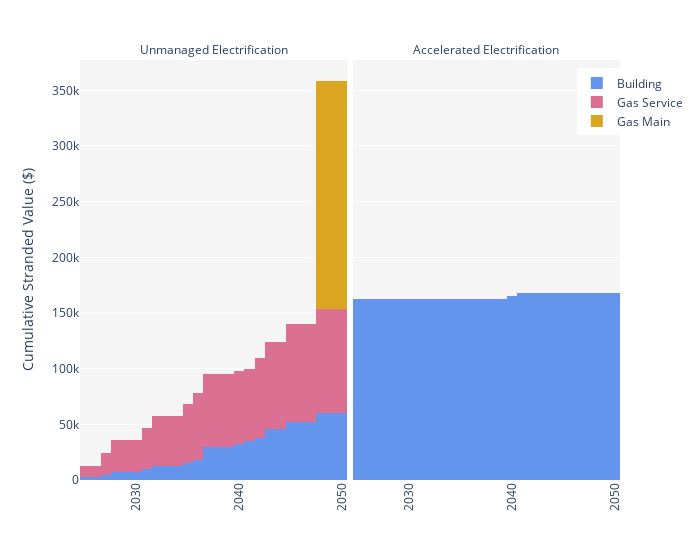

The code cell stored with this chart in its notebook:
### Code cell
fig = px.bar(stranded_val, x="year", y="cum_val", color="asset_type",
             facet_col="scenario", facet_col_spacing=0.01, 
             barmode="stack",
             width = 700,
             category_orders={"scenario": sv_scenarios,
                            'asset_type':['building_aggregate','gas_service','gas_main', ],},
              color_discrete_map={'building_aggregate' : 'cornflowerblue',
                                'gas_main' : 'goldenrod', 
                                'gas_service' : 'palevioletred'},
              labels={'year':'', # remove 'year' from xaxis on each subplot
                    } 
            )

# update names for plotting
fig.for_each_annotation(lambda a: a.update(text = a.text.split("=")[-1]))
trace_dic = {'building_aggregate' : 'Building',
      'gas_main' : 'Gas Main', 
      'gas_service' : 'Gas Service'}
fig.for_each_trace(lambda t: t.update(name = trace_dic[t.name]))

# general formatting
fig.update_layout(bargap=0,
                  legend=dict(title_text='', x=0.92, y=0.98), # set legend location, properties
                  yaxis_title='Cumulative Stranded Value ($)',
                  plot_bgcolor='#f5f5f5',
                  )
fig.update_traces(marker_line_width=0)
fig.update_xaxes(tickangle= -90)
# fig.update_yaxes(showgrid=False)

fig.show()
fig.write_html(figure_outputs+'stranded_value.html')

### Figure 1 — Plotly figure (JSON) as saved in the notebook; plotly's stock layout.template omitted (floating-point values rounded to 4 significant figures)
{"data": [{"alignmentgroup": "True", "hovertemplate": "asset_type=building_aggregate<br>scenario=Unmanaged Electrification<br>=%{x}<br>cum_val=%{y}<extra></extra>", "legendgroup": "building_aggregate", "marker": {"color": "cornflowerblue", "line": {"width": 0}, "pattern": {"shape": ""}}, "name": "Building", "offsetgroup": "building_aggregate", "orientation": "v", "showlegend": true, "textposition": "auto", "type": "bar", "x": [2025, 2026, 2027, 2028, 2029, 2030, 2031, 2032, 2033, 2034, 2035, 2036, 2037, 2038, 2039, 2040, 2041, 2042, 2043, 2044, 2045, 2046, 2047, 2048, 2049, 2050], "xaxis": "x", "y": [2400.0, 2400.0, 4682.0, 6988.0, 6988.0, 6988.0, 9707.0, 12230.0, 12230.0, 12230.0, 14880.0, 17990.0, 29890.0, 29890.0, 29890.0, 32530.0, 34660.0, 37940.0, 46060.0, 46060.0, 52240.0, 52240.0, 52240.0, 60010.0, 60010.0, 60010.0], "yaxis": "y"}, {"alignmentgroup": "True", "hovertemplate": "asset_type=building_aggregate<br>scenario=Accelerated Electrification<br>=%{x}<br>cum_val=%{y}<extra></extra>", "legendgroup": "building_aggregate", "marker": {"color": "cornflowerblue", "line": {"width": 0}, "pattern": {"shape": ""}}, "name": "Building", "offsetgroup": "building_aggregate", "orientation": "v", "showlegend": false, "textposition": "auto", "type": "bar", "x": [2025, 2026, 2027, 2028, 2029, 2030, 2031, 2032, 2033, 2034, 2035, 2036, 2037, 2038, 2039, 2040, 2041, 2042, 2043, 2044, 2045, 2046, 2047, 2048, 2049, 2050], "xaxis": "x2", "y": [162900.0, 162900.0, 162900.0, 162900.0, 162900.0, 162900.0, 162900.0, 162900.0, 162900.0, 162900.0, 162900.0, 162900.0, 162900.0, 162900.0, 162900.0, 165500.0, 167600.0, 167600.0, 167600.0, 167600.0, 167600.0, 167600.0, 167600.0, 167600.0, 167600.0, 167600.0], "yaxis": "y2"}, {"alignmentgroup": "True", "hovertemplate": "asset_type=gas_service<br>scenario=Unmanaged Electrification<br>=%{x}<br>cum_val=%{y}<extra></extra>", "legendgroup": "gas_service", "marker": {"color": "palevioletred", "line": {"width": 0}, "pattern": {"shape": ""}}, "name": "Gas Service", "offsetgroup": "gas_service", "orientation": "v", "showlegend": true, "textposition": "auto", "type": "bar", "x": [2025, 2026, 2027, 2028, 2029, 2030, 2031, 2032, 2033, 2034, 2035, 2036, 2037, 2038, 2039, 2040, 2041, 2042, 2043, 2044, 2045, 2046, 2047, 2048, 2049, 2050], "xaxis": "x", "y": [10000, 10000, 19500, 28750, 28750, 28750, 37250, 45500, 45500, 45500, 53000, 60250, 65500, 65500, 65500, 65500, 65500, 71250, 78125, 78125, 88125, 88125, 88125, 93440.0, 93440.0, 93440.0], "yaxis": "y"}, {"alignmentgroup": "True", "hovertemplate": "asset_type=gas_service<br>scenario=Accelerated Electrification<br>=%{x}<br>cum_val=%{y}<extra></extra>", "legendgroup": "gas_service", "marker": {"color": "palevioletred", "line": {"width": 0}, "pattern": {"shape": ""}}, "name": "Gas Service", "offsetgroup": "gas_service", "orientation": "v", "showlegend": false, "textposition": "auto", "type": "bar", "x": [2025, 2026, 2027, 2028, 2029, 2030, 2031, 2032, 2033, 2034, 2035, 2036, 2037, 2038, 2039, 2040, 2041, 2042, 2043, 2044, 2045, 2046, 2047, 2048, 2049, 2050], "xaxis": "x2", "y": [0, 0, 0, 0, 0, 0, 0, 0, 0, 0, 0, 0, 0, 0, 0, 0, 0, 0, 0, 0, 0, 0, 0, 0, 0, 0], "yaxis": "y2"}, {"alignmentgroup": "True", "hovertemplate": "asset_type=gas_main<br>scenario=Unmanaged Electrification<br>=%{x}<br>cum_val=%{y}<extra></extra>", "legendgroup": "gas_main", "marker": {"color": "goldenrod", "line": {"width": 0}, "pattern": {"shape": ""}}, "name": "Gas Main", "offsetgroup": "gas_main", "orientation": "v", "showlegend": true, "textposition": "auto", "type": "bar", "x": [2025, 2026, 2027, 2028, 2029, 2030, 2031, 2032, 2033, 2034, 2035, 2036, 2037, 2038, 2039, 2040, 2041, 2042, 2043, 2044, 2045, 2046, 2047, 2048, 2049, 2050], "xaxis": "x", "y": [0, 0, 0, 0, 0, 0, 0, 0, 0, 0, 0, 0, 0, 0, 0, 0, 0, 0, 0, 0, 0, 0, 0, 205000.0, 205000.0, 205000.0], "yaxis": "y"}, {"alignmentgroup": "True", "hovertemplate": "asset_type=gas_main<br>scenario=Accelerated Electrification<br>=%{x}<br>cum_val=%{y}<extra></extra>", "legendgroup": "gas_main", "marker": {"color": "goldenrod", "line": {"width": 0}, "pattern": {"shape": ""}}, "name": "Gas Main", "offsetgroup": "gas_main", "orientation": "v", "showlegend": false, "textposition": "auto", "type": "bar", "x": [2025, 2026, 2027, 2028, 2029, 2030, 2031, 2032, 2033, 2034, 2035, 2036, 2037, 2038, 2039, 2040, 2041, 2042, 2043, 2044, 2045, 2046, 2047, 2048, 2049, 2050], "xaxis": "x2", "y": [0, 0, 0, 0, 0, 0, 0, 0, 0, 0, 0, 0, 0, 0, 0, 0, 0, 0, 0, 0, 0, 0, 0, 0, 0, 0], "yaxis": "y2"}], "layout": {"annotations": [{"font": {}, "showarrow": false, "text": "Unmanaged Electrification", "x": 0.2475, "xanchor": "center", "xref": "paper", "y": 1, "yanchor": "bottom", "yref": "paper"}, {"font": {}, "showarrow": false, "text": "Accelerated Electrification", "x": 0.7525, "xanchor": "center", "xref": "paper", "y": 1, "yanchor": "bottom", "yref": "paper"}], "bargap": 0, "barmode": "stack", "legend": {"title": {"text": ""}, "tracegroupgap": 0, "x": 0.92, "y": 0.98}, "margin": {"t": 60}, "plot_bgcolor": "#f5f5f5", "width": 700, "xaxis": {"anchor": "y", "domain": [0, 0.495], "tickangle": -90, "title": {"text": ""}}, "xaxis2": {"anchor": "y2", "domain": [0.505, 1], "matches": "x", "tickangle": -90, "title": {"text": ""}}, "yaxis": {"anchor": "x", "domain": [0, 1], "title": {"text": "Cumulative Stranded Value ($)"}}, "yaxis2": {"anchor": "x2", "domain": [0, 1], "matches": "y", "showticklabels": false}}}
